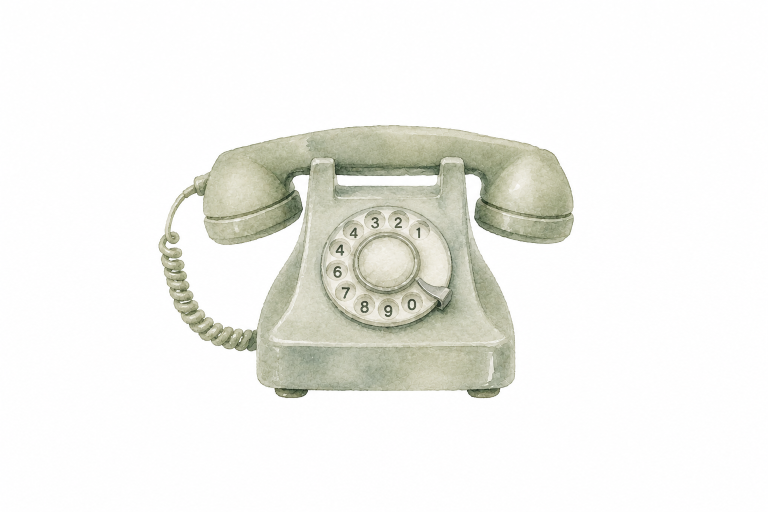
#> input picture design/content-source/contact-telephone-original.png, 1536 x 1024 px, given in place of short-stories.jpg, which was not available (shown at 1/2 size); the run also reads 1 picture not shown here
$ python feature-medallions-cutout.py
#> lines starting #> are read from the running program, lines starting #| are printed output that depends on the picture; after the words box and inside, x2 and y2 are one past the last pixel; in counts of white or black regions, pixels touching at a corner belong together; pictures that were not available may be replaced by others from this repository, and a replacement may not be noted
from PIL import Image
import numpy as np
from scipy import ndimage as ndi
# Inputs: the three "Every page has been considered-*" files from public/images/icons (copied/renamed).
# Outputs: public/images/features/<name>.png (transparent, light) and <name>-night.png (cool paper disc, dark).
C={'short-stories':('short-stories.jpg',513.9,516.3,444.1),'companion':('companion.jpg',624.2,616.3,586.0),'wander':('wander.png',623.7,619.5,595.1)}
CLOSE={'short-stories':0,'companion':8,'wander':8}   # the book's page tips need a wider bridge
OUT=640           # output px (square); ring outer radius lands at 0.92*OUT/2 for all three
RING_FRAC=0.92
def unmul(a,al):
    return np.clip(np.where(al[...,None]>0,255-(255-a)/np.maximum(al[...,None],1e-6),0),0,255)
res={}
for name,(f,cx,cy,R) in C.items():
    a=np.asarray(Image.open(f).convert('RGB')).astype(np.float32); H,W,_=a.shape
#> after `H, W, _ = a.shape`: H = 1024; W = 1536
    yy,xx=np.mgrid[0:H,0:W]; dd=np.hypot(xx-cx,yy-cy)
    c2a=(255-a).max(2)/255
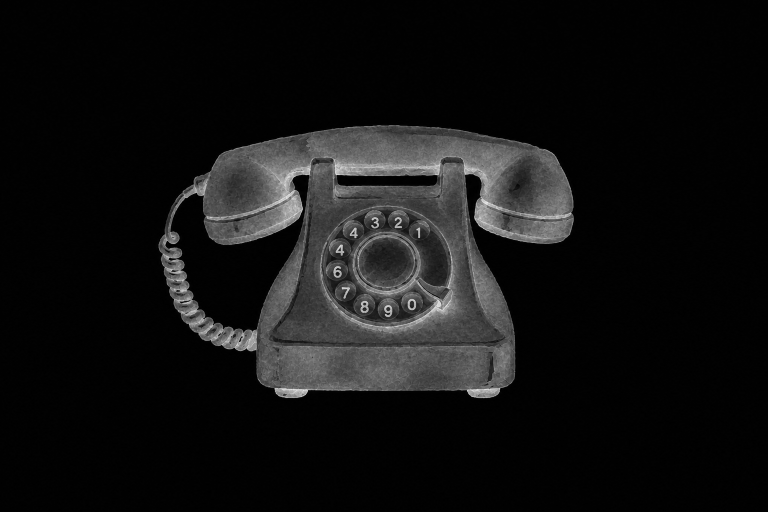
#> c2a: shape (1024, 1536) float32 (shown at 1/2 size); min 0, max 0.953, mean 0.0705
    disk=dd<R-24
    st=ndi.gaussian_filter(255-a.min(2),1.5)          # smoothed ink strength
    noise=np.percentile(st[(dd>R+40)&(st<20)],99.5)    # paper grain outside the ring (ignores art that breaks out)
#> noise = 1.84
    thr=max(1.5,noise+1.0)
#> thr = 2.84
    raw=(st>thr)&disk
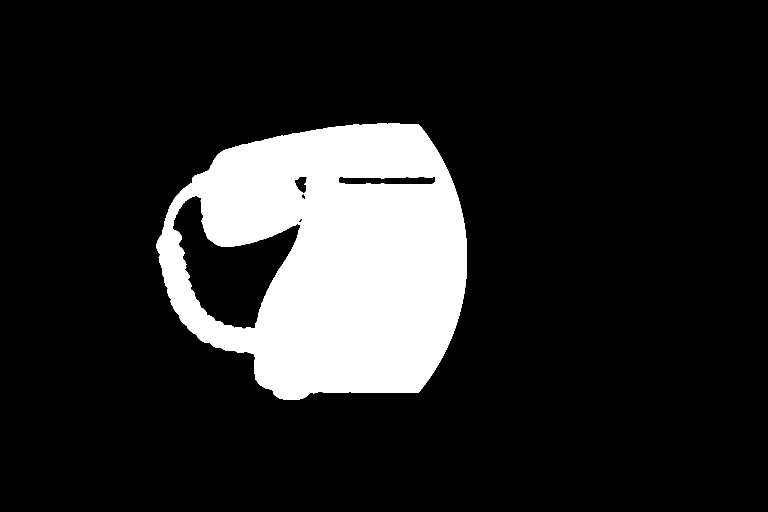
#> raw: shape (1024, 1536) bool (shown at 1/2 size); 15% white; 1 white region, box (x1, y1, x2, y2) and area: (312, 247, 934, 800) 235863
    lab,n=ndi.label(raw); sz=ndi.sum(raw,lab,np.arange(1,n+1))
#> after `lab, n = ndi.label(raw)`: n = 1
#> after `sz = ndi.sum(raw, lab, np.arange(1, n + 1))`: sz = [235863]
    raw=np.isin(lab,1+np.where(sz>=1500)[0])           # the art itself, not paper grain
    if CLOSE[name]:
        m=ndi.binary_closing(raw,structure=ndi.iterate_structure(ndi.generate_binary_structure(2,1),CLOSE[name]))
    else:
        # The book's fanned pages fade to pure white with no drawn top edge, so nothing encloses them.
        # Close with a large disc (r=42) on a half-size mask: it bridges the page tips and fills the pages.
        sm=ndi.zoom(raw.astype(np.float32),0.5,order=1)>0.5
#> sm: shape (512, 768) bool; 15% white; 1 white region, box (x1, y1, x2, y2) and area: (156, 124, 467, 400) 58827
        r=21; yy2,xx2=np.mgrid[-r:r+1,-r:r+1]; disc=(xx2**2+yy2**2)<=r*r
        sm=np.pad(sm,r+1); sm=ndi.binary_closing(sm,structure=disc)[r+1:-r-1,r+1:-r-1]
#> after `sm = np.pad(sm, r + 1)`: sm: shape (556, 812) bool; 13% white; 1 white region, box (x1, y1, x2, y2) and area: (178, 146, 489, 422) 58827
#> after `sm = ndi.binary_closing(sm, structure=disc)[r + 1:-r - 1, r + 1:-r - 1`: sm: shape (512, 768) bool; 15.7% white; 1 white region, box (x1, y1, x2, y2) and area: (156, 124, 467, 400) 61863
        m=(ndi.zoom(sm.astype(np.float32),2,order=1)[:H,:W]>0.5)|raw
#> m: shape (1024, 1536) bool; 15.8% white; 1 white region, box (x1, y1, x2, y2) and area: (312, 247, 934, 800) 248284
    holes=ndi.binary_fill_holes(m)&~m
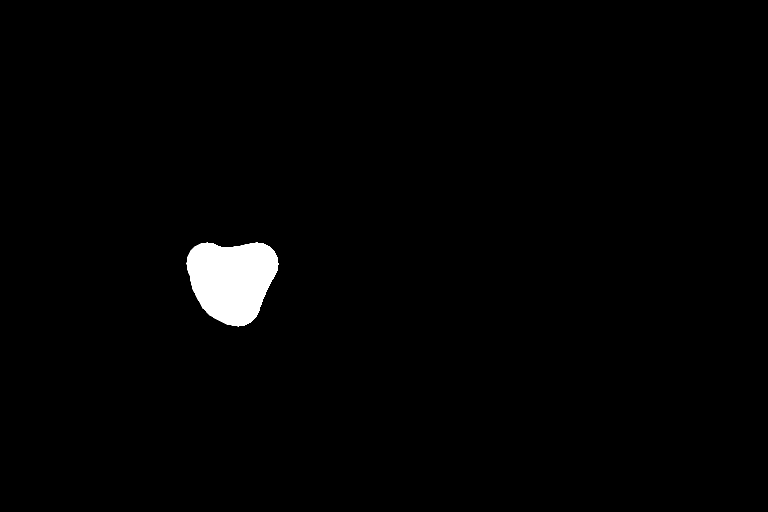
#> holes: shape (1024, 1536) bool (shown at 1/2 size); 1.5% white; 1 white region, box (x1, y1, x2, y2) and area: (372, 484, 558, 654) 23124
    lab,n=ndi.label(holes); sz=ndi.sum(holes,lab,np.arange(1,n+1))
#> after `sz = ndi.sum(holes, lab, np.arange(1, n + 1))`: sz = [23124]
    holes=np.isin(lab,1+np.where(sz>=150)[0])          # enclosed white areas (book pages)
    enclosed=ndi.gaussian_filter((m&~raw|holes).astype(np.float32),1.0)   # bridged gaps + enclosed holes -> opaque
    if not CLOSE[name]:
        enclosed=ndi.gaussian_filter((ndi.binary_erosion(m|holes,iterations=1)).astype(np.float32),1.2)   # the whole book is solid paper
    solid=np.clip((st-thr)/6,0,1)*disk                 # pale wash fades in over ~6 levels instead of a hard cut
    print(name,'noise',round(noise,2),'thr',round(thr,2))
#| short-stories noise 1.84 thr 2.84
    al_light=np.clip(np.maximum.reduce([c2a,enclosed,solid]),0,1); al_light[al_light<0.015]=0
    rgb_l=unmul(a,al_light)
#> in unmul, `return np.clip(np.where(al[...,None]>0,255-(255-a)/np.maximum(al[...,N..`:
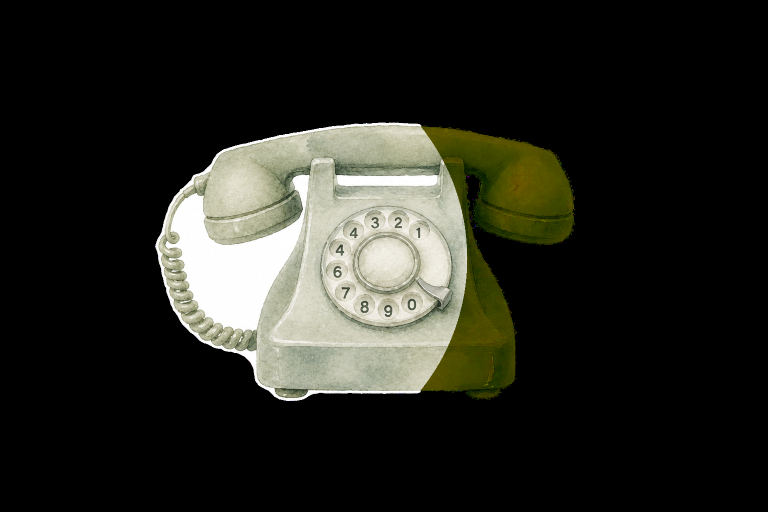
#> returned value: shape (1024, 1536, 3) float32 (shown at 1/2 size); mean of channels 0, 1, 2 37.8, 38.2, 31.7; drawn as R, G, B
    # disc version: paper kept inside the ring's outer edge (feathered), art outside the ring via c2a
    discm=np.clip((R+5-dd)/3.0+0.5,0,1)   # the whole painted ring sits on the paper
    al_disc=np.maximum(discm,al_light)
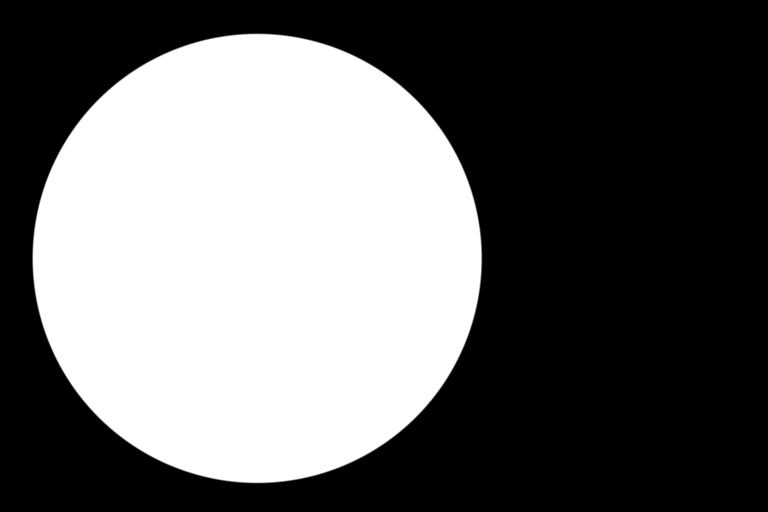
#> discm: shape (1024, 1536) float64 (shown at 1/2 size); min 0, max 1, mean 0.403
    rgb_d=np.where(discm[...,None]>=al_light[...,None],a,rgb_l)
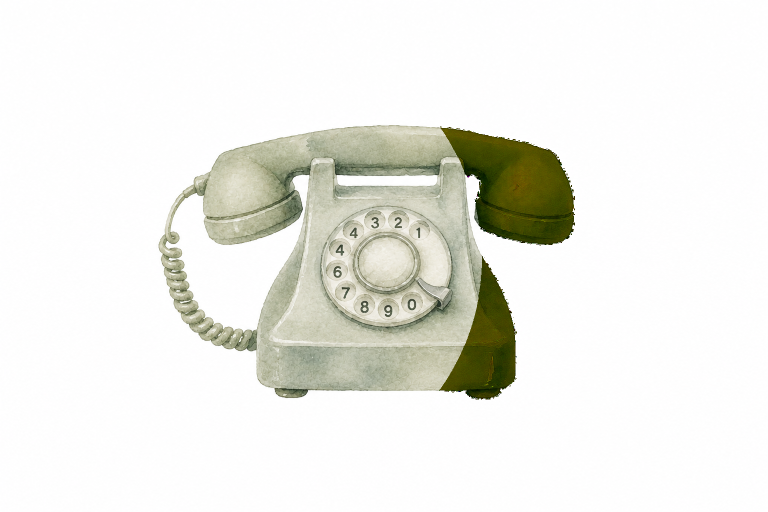
#> rgb_d: shape (1024, 1536, 3) float32 (shown at 1/2 size); mean R, G, B 237.9, 238.3, 232.2
    rgb_d=rgb_d*np.array([0xEE,0xF4,0xF7])/255   # paper cooled a touch (#EEF4F7) so it sits on deep-sea without glare
    # crop square around ring centre, scale so R -> RING_FRAC*OUT/2
    half=R/RING_FRAC
    box=(cx-half,cy-half,cx+half,cy+half)
    for tag,rgb,al in (('light',rgb_l,al_light),('disc',rgb_d,al_disc)):
        im=Image.fromarray(np.dstack([rgb,al*255]).round().astype(np.uint8),'RGBA')
        # pad if box exceeds canvas
        P=int(max(0,-box[0],-box[1],box[2]-W,box[3]-H))+2
        if P>2:
            big=Image.new('RGBA',(W+2*P,H+2*P),(0,0,0,0)); big.paste(im,(P,P)); im=big; b=(box[0]+P,box[1]+P,box[2]+P,box[3]+P)
        else: b=box
        im=im.resize((OUT,OUT),Image.LANCZOS,box=b)
        im.save(f'{name}-{tag}.png',optimize=True); res[(name,tag)]=im
#> this loop made 2 passes
#> (tag, P, b) on passes 1 to 2: ('light', 2, (31.18, 33.58, 996.6, 999)), ('disc', 2, (31.18, 33.58, 996.6, 999))
#> pass 1, `im=im.resize((OUT,OUT),Image.LANCZOS,box=b)`:
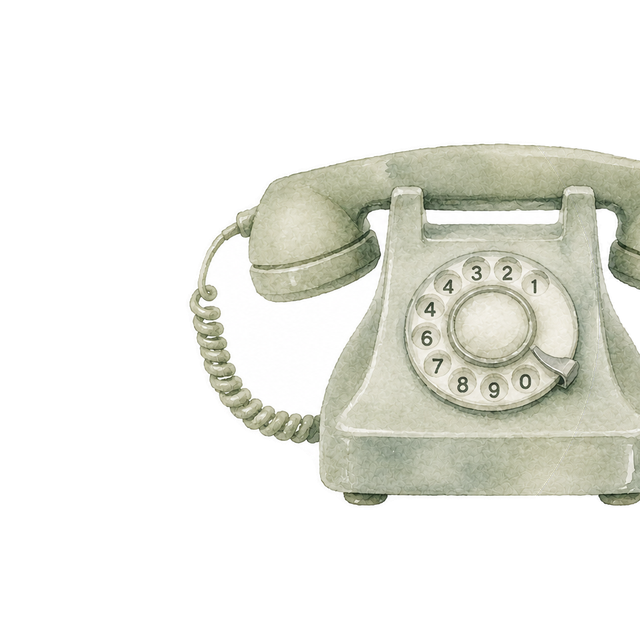
#> im: PIL image 640x640 RGBA; mean R, G, B, A 61.5, 62.1, 53.8, 78.4; transparent parts drawn white
#> after the loop, res = 2 items
    print(name,'pad',P)
#| short-stories pad 2
#> (the run stopped early here; a loop or call above may not have finished)
